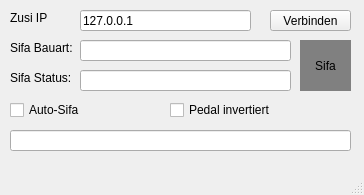
<?xml version="1.0" encoding="UTF-8"?>
<ui version="4.0">
 <class>MainWindow</class>
 <widget class="QMainWindow" name="MainWindow">
  <property name="geometry">
   <rect>
    <x>0</x>
    <y>0</y>
    <width>364</width>
    <height>195</height>
   </rect>
  </property>
  <property name="windowTitle">
   <string>Zusi 3 AutoSifa</string>
  </property>
  <property name="windowIcon">
   <iconset resource="form.qrc">
    <normaloff>:/icons/appicon.png</normaloff>:/icons/appicon.png</iconset>
  </property>
  <widget class="QWidget" name="centralwidget">
   <widget class="QLabel" name="lm_sifa">
    <property name="geometry">
     <rect>
      <x>300</x>
      <y>40</y>
      <width>51</width>
      <height>51</height>
     </rect>
    </property>
    <property name="autoFillBackground">
     <bool>false</bool>
    </property>
    <property name="styleSheet">
     <string notr="true">background-color: gray;</string>
    </property>
    <property name="text">
     <string>Sifa</string>
    </property>
    <property name="alignment">
     <set>Qt::AlignCenter</set>
    </property>
   </widget>
   <widget class="QLabel" name="label_11">
    <property name="geometry">
     <rect>
      <x>10</x>
      <y>70</y>
      <width>111</width>
      <height>16</height>
     </rect>
    </property>
    <property name="text">
     <string>Sifa Status:</string>
    </property>
   </widget>
   <widget class="QLineEdit" name="sifastatus">
    <property name="geometry">
     <rect>
      <x>80</x>
      <y>70</y>
      <width>211</width>
      <height>21</height>
     </rect>
    </property>
    <property name="alignment">
     <set>Qt::AlignCenter</set>
    </property>
    <property name="readOnly">
     <bool>true</bool>
    </property>
   </widget>
   <widget class="QLineEdit" name="sifabauart">
    <property name="geometry">
     <rect>
      <x>80</x>
      <y>40</y>
      <width>211</width>
      <height>21</height>
     </rect>
    </property>
    <property name="alignment">
     <set>Qt::AlignCenter</set>
    </property>
    <property name="readOnly">
     <bool>true</bool>
    </property>
   </widget>
   <widget class="QLabel" name="label_16">
    <property name="geometry">
     <rect>
      <x>10</x>
      <y>10</y>
      <width>121</width>
      <height>16</height>
     </rect>
    </property>
    <property name="text">
     <string>Zusi IP</string>
    </property>
   </widget>
   <widget class="QLineEdit" name="zusi_ip">
    <property name="geometry">
     <rect>
      <x>80</x>
      <y>10</y>
      <width>171</width>
      <height>21</height>
     </rect>
    </property>
    <property name="text">
     <string>127.0.0.1</string>
    </property>
   </widget>
   <widget class="QPushButton" name="connectButton">
    <property name="geometry">
     <rect>
      <x>270</x>
      <y>10</y>
      <width>81</width>
      <height>21</height>
     </rect>
    </property>
    <property name="text">
     <string>Verbinden</string>
    </property>
   </widget>
   <widget class="QCheckBox" name="autosifa_check">
    <property name="geometry">
     <rect>
      <x>10</x>
      <y>100</y>
      <width>151</width>
      <height>20</height>
     </rect>
    </property>
    <property name="text">
     <string>Auto-Sifa</string>
    </property>
   </widget>
   <widget class="QLineEdit" name="autosifastatus">
    <property name="geometry">
     <rect>
      <x>10</x>
      <y>130</y>
      <width>341</width>
      <height>21</height>
     </rect>
    </property>
    <property name="alignment">
     <set>Qt::AlignCenter</set>
    </property>
    <property name="readOnly">
     <bool>true</bool>
    </property>
   </widget>
   <widget class="QLabel" name="label_13">
    <property name="geometry">
     <rect>
      <x>10</x>
      <y>40</y>
      <width>111</width>
      <height>16</height>
     </rect>
    </property>
    <property name="text">
     <string>Sifa Bauart:</string>
    </property>
   </widget>
   <widget class="QCheckBox" name="autosifa_invers">
    <property name="geometry">
     <rect>
      <x>170</x>
      <y>100</y>
      <width>151</width>
      <height>20</height>
     </rect>
    </property>
    <property name="text">
     <string>Pedal invertiert</string>
    </property>
   </widget>
  </widget>
  <widget class="QMenuBar" name="menubar">
   <property name="geometry">
    <rect>
     <x>0</x>
     <y>0</y>
     <width>364</width>
     <height>22</height>
    </rect>
   </property>
  </widget>
  <widget class="QStatusBar" name="statusbar"/>
 </widget>
 <resources>
  <include location="form.qrc"/>
 </resources>
 <connections/>
</ui>
